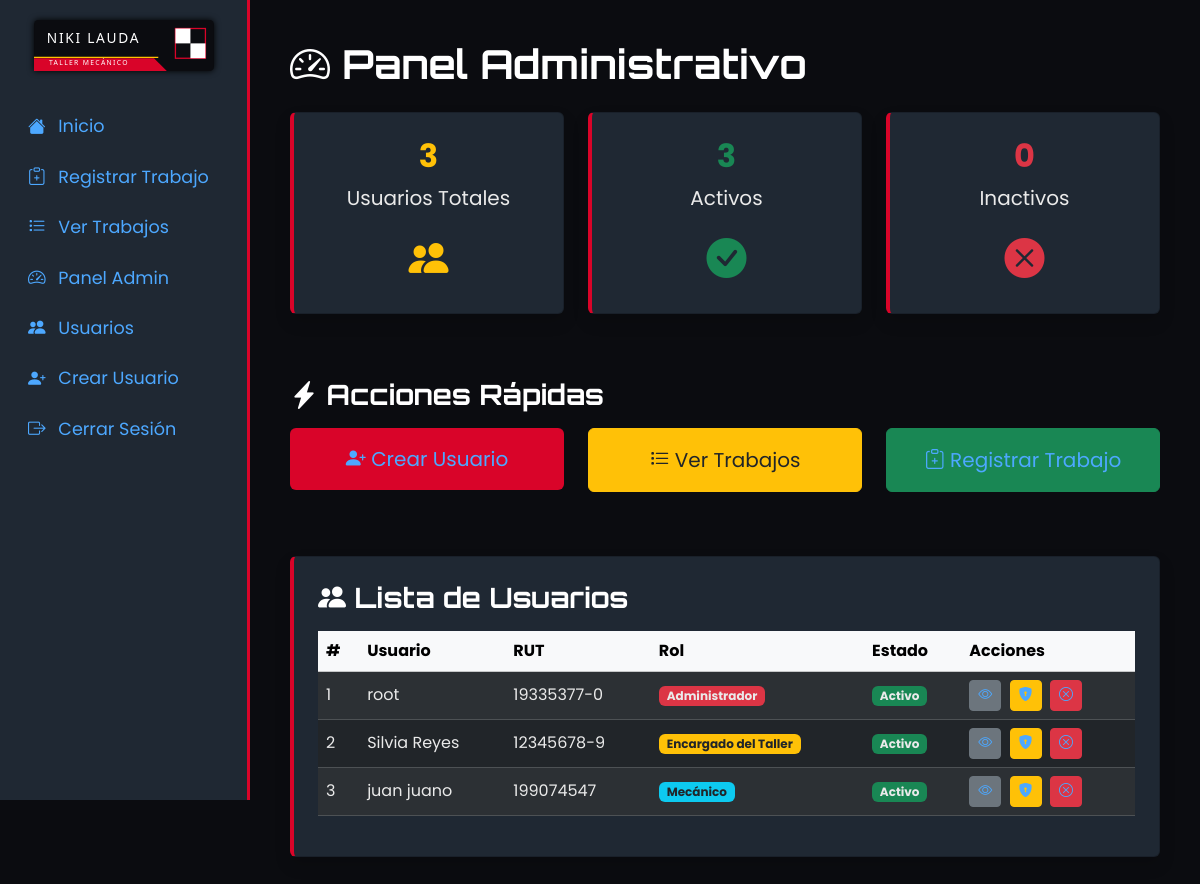
Page /usuarios/ (signed in) on the committed database.
### core/models.py (models this page shows, shortened)
class PerfilUsuario(models.Model):  # Manejo de roles: admin, mecanico, encargado
    ROLES = [
        ("ADMIN", "Administrador"),
        ("MECANICO", "Mecánico"),
        ("ENCARGADO", "Encargado del Taller"),
    ]
    user = models.OneToOneField(User, on_delete=models.CASCADE, related_name="perfil")
    rol = models.CharField(max_length=20, choices=ROLES, default="MECANICO")
    activo = models.BooleanField(default=True)
    rut = models.CharField(max_length=12, unique=True)

### core/views.py (the view)
# urls.py: path("usuarios/", views.gestionar_usuarios, name="gestionar_usuarios"),
@login_required
def gestionar_usuarios(request):
    perfil = request.user.perfil
    if perfil.rol != "ADMIN":
        return redirect("usuario_inactivo")
    usuarios = PerfilUsuario.objects.select_related("user").all()
    total_usuarios = usuarios.count()
    usuarios_activos = usuarios.filter(activo=True).count()
    usuarios_inactivos = usuarios.filter(activo=False).count()
    return render(request, "core/gestionar_usuarios.html", {
        "usuarios": usuarios,
        "total_usuarios": total_usuarios,
        "usuarios_activos": usuarios_activos,
        "usuarios_inactivos": usuarios_inactivos,
    })

### core/templates/core/gestionar_usuarios.html (shortened to what this page needs)
{% extends "core/base.html" %}
{% block content %}
<h1 class="fw-bold mb-4" style="font-family:'Orbitron';">
    <i class="bi bi-speedometer2"></i> Panel Administrativo
</h1>
<div class="row mb-5">
    <div class="col-md-4 mb-3">
        <div class="card p-4 text-center shadow">
            <h2 class="fw-bold text-warning">{{ total_usuarios }}</h2>
            <p class="fs-5">Usuarios Totales</p>
            <i class="bi bi-people-fill fs-1 text-warning"></i>
        </div>
    </div>
    <div class="col-md-4 mb-3">
        <div class="card p-4 text-center shadow">
            <h2 class="fw-bold text-success">{{ usuarios_activos }}</h2>
            <p class="fs-5">Activos</p>
            <i class="bi bi-check-circle-fill fs-1 text-success"></i>
        </div>
    </div>
    <div class="col-md-4 mb-3">
        <div class="card p-4 text-center shadow">
            <h2 class="fw-bold text-danger">{{ usuarios_inactivos }}</h2>
            <p class="fs-5">Inactivos</p>
            <i class="bi bi-x-circle-fill fs-1 text-danger"></i>
        </div>
    </div>
</div>
<h3 class="fw-bold mb-3" style="font-family:'Orbitron';">
    <i class="bi bi-lightning-charge-fill"></i> Acciones Rápidas
</h3>
<div class="row mb-5">
    <div class="col-md-4 mb-3">
        <a href="{% url 'crear_usuario' %}" class="btn btn-primary w-100 py-3 fs-5">
            <i class="bi bi-person-plus-fill"></i> Crear Usuario
        </a>
    </div>
    <div class="col-md-4 mb-3">
        <a href="{% url 'lista_trabajos' %}" class="btn btn-warning text-dark w-100 py-3 fs-5">
            <i class="bi bi-list-task"></i> Ver Trabajos
        </a>
    </div>
    <div class="col-md-4 mb-3">
        <a href="{% url 'registrar_trabajo' %}" class="btn btn-success w-100 py-3 fs-5">
            <i class="bi bi-clipboard-plus"></i> Registrar Trabajo
        </a>
    </div>
</div>
<div class="card shadow p-4">
    <h3 class="fw-bold mb-3" style="font-family:'Orbitron';">
        <i class="bi bi-people-fill"></i> Lista de Usuarios
    </h3>
    <table class="table table-dark table-striped align-middle">
        <thead class="table-light text-dark">
            <tr>
                <th>#</th>
                <th>Usuario</th>
                <th>RUT</th>
                <th>Rol</th>
                <th>Estado</th>
                <th>Acciones</th>
            </tr>
        </thead>
        <tbody>
            {% for u in usuarios %}
            <tr>
                <td>{{ forloop.counter }}</td>
                <td>{{ u.user.username }}</td>
                <td>{{ u.rut }}</td>
                <td>
                    <span class="badge
                        {% if u.rol == 'ADMIN' %}bg-danger
                        {% elif u.rol == 'ENCARGADO' %}bg-warning text-dark
                        {% else %}bg-info text-dark{% endif %}">
                        {{ u.get_rol_display }}
                    </span>
                </td>
                <td>
                    {% if u.activo %}
                        <span class="badge bg-success">Activo</span>
                    {% else %}
                        <span class="badge bg-danger">Inactivo</span>
                    {% endif %}
                </td>
                <td>
                    <a href="{% url 'detalle_usuario' u.id %}" class="btn btn-sm btn-secondary me-1">
                        <i class="bi bi-eye"></i>
                    </a>
                    <a href="{% url 'cambiar_rol_usuario' u.id %}" class="btn btn-sm btn-warning me-1">
                        <i class="bi bi-shield-lock-fill"></i>
                    </a>
                    <a href="{% url 'cambiar_estado_usuario' u.id %}"
                       class="btn btn-sm {% if u.activo %}btn-danger{% else %}btn-success{% endif %}">
                        {% if u.activo %}
                            <i class="bi bi-x-circle"></i>
                        {% else %}
                            <i class="bi bi-check-circle"></i>
                        {% endif %}
                    </a>
                </td>
            </tr>
            {% empty %}
            <tr>
                <td colspan="6" class="text-center py-4 text-muted">
                    <i class="bi bi-info-circle"></i> No hay usuarios registrados.
                </td>
            </tr>
            {% endfor %}
        </tbody>
    </table>
</div>
{% endblock %}

### core/templates/core/base.html (shortened to what this page needs)
<!DOCTYPE html>
<html lang="es">
<head>
    <link href="https://cdn.jsdelivr.net/npm/bootstrap@5.3.2/dist/css/bootstrap.min.css" rel="stylesheet">
    <link rel="stylesheet" href="https://cdn.jsdelivr.net/npm/bootstrap-icons@1.11.2/font/bootstrap-icons.css">
</head>
<body>
    <div class="sidebar">
        <div class="brand">
            <img src="/static/img/logo_nikilauda.svg" alt="Niki Lauda Taller">
        </div>
        <a href="/"><i class="bi bi-house-fill me-2"></i> Inicio</a>
        <a href="{% url 'registrar_trabajo' %}">
            <i class="bi bi-clipboard-plus me-2"></i> Registrar Trabajo
        </a>
        <a href="{% url 'lista_trabajos' %}">
            <i class="bi bi-list-task me-2"></i> Ver Trabajos
        </a>
        {% if user.is_authenticated and user.perfil.rol == "ADMIN" %}
        <a href="{% url 'gestionar_usuarios' %}">
            <i class="bi bi-speedometer2 me-2"></i> Panel Admin
        </a>
        <a href="{% url 'gestionar_usuarios' %}">
            <i class="bi bi-people-fill me-2"></i> Usuarios
        </a>
        <a href="{% url 'crear_usuario' %}">
            <i class="bi bi-person-plus-fill me-2"></i> Crear Usuario
        </a>
        {% endif %}
        {% if user.is_authenticated %}
        <a href="{% url 'logout' %}">
            <i class="bi bi-box-arrow-right me-2"></i> Cerrar Sesión
        </a>
        {% else %}
        <a href="{% url 'login' %}">
            <i class="bi bi-box-arrow-in-right me-2"></i> Ingresar
        </a>
        {% endif %}
    </div>
    <div class="content">
        {% block content %}{% endblock %}
    </div>
</body>
</html>

### core/templates/core/base.html (style rules this page uses)
:root { --rojo-ferrari: #D90429; --rojo-ferrari-oscuro: #A3001F; --negro-carbon: #0B0C10; --gris-metal: #1F2833; --amarillo-f1: #FFC300; }
body { background-color: var(--negro-carbon); color: white; font-family: 'Poppins', sans-serif; overflow-x: hidden; }
.sidebar { width: 250px; height: 100vh; background-color: var(--gris-metal); position: fixed; top: 0; left: 0; border-right: 3px solid var(--rojo-ferrari); padding-top: 20px; z-index: 1000; }
.sidebar .brand { text-align: center; margin-bottom: 30px; }
.sidebar .brand img { max-width: 180px; filter: drop-shadow(0 0 3px black); }
.sidebar a { display: block; padding: 12px 25px; color: #FFF; text-decoration: none; font-size: 1.1rem; border-left: 3px solid transparent; transition: 0.2s; }
.content { margin-left: 250px; padding: 40px; }
.card { background-color: var(--gris-metal); border-left: 4px solid var(--rojo-ferrari); }
.btn-primary { background-color: var(--rojo-ferrari); border: none; }
body, p, span, li, td { color: #EAEAEA !important; }
h1, h2, h3, h4, h5, h6 { color: #FFFFFF !important; }
a { color: #4DA8FF !important; text-decoration: none; }

### rows in the picture
PerfilUsuario: user.username "root", rut "19335377-0", rol "Administrador", activo "Activo"
PerfilUsuario: user.username "Silvia Reyes", rut "12345678-9", rol "Encargado del Taller", activo "Activo"
PerfilUsuario: user.username "juan juano", rut "199074547", rol "Mecánico", activo "Activo"

### other values in the picture
{{ total_usuarios }} "3"
{{ usuarios_activos }} "3"
{{ usuarios_inactivos }} "0"
